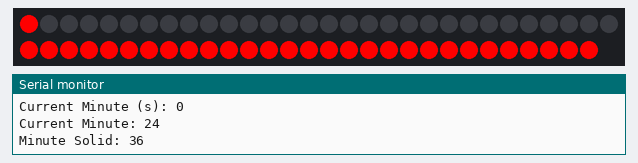
Recording of a sketch running on a simulated Arduino Uno, built with avr-gcc and run on an emulated ATmega328P. Shown: 59 RGB LEDs in strip order, left to right, continuing on the next row, the last lines printed to the serial monitor. The local clock reads 2024-03-15 10:24:30 at power-on unless the sketch sets it.

Above: at 0.16 s.
At 15.3 s:
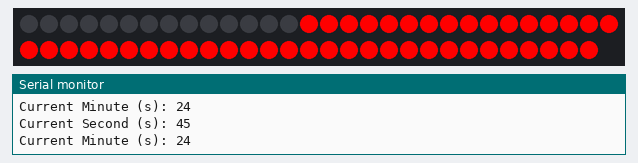
At 29.1 s:
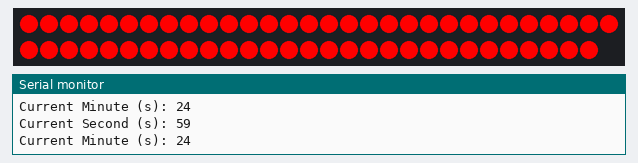
At 38.92 s:
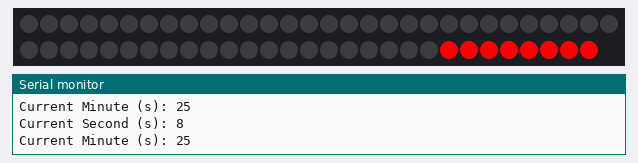

Measured:
- what the display in image 2 shows lasts 1.0 s, from 29.0 s to 30.0 s

The sketch:

leddripclock.ino
```cpp
// Date and time functions using a DS1307 RTC connected via I2C and Wire lib
#include <Wire.h>
#include "RTClib.h"
#include <Adafruit_NeoPixel.h>

RTC_DS1307 rtc;
#define PIN      6
#define N_LEDS  59
Adafruit_NeoPixel strip = Adafruit_NeoPixel(N_LEDS, PIN, NEO_GRB + NEO_KHZ800);

int currentSecond = 0;
int currentMinute = 0;
int currentHour = 0;
int prevSecond = 0;
int prevMinute = 0;
int prevHour = 0;

int secondsDrip = -1;
int minutesDrip = -1;
int hourDrip = -1;

int secondsSolid = N_LEDS + 1;
int minutesSolid = N_LEDS + 1;
int hoursSolid = N_LEDS + 1;

void setup () {
  currentSecond = 0;
  currentMinute = 0;
  currentHour = 0;

  Serial.begin(57600);
  if (! rtc.begin()) {
    Serial.println("Couldn't find RTC");
  }

  if (! rtc.isrunning()) {
    Serial.println("RTC is NOT running!");
    rtc.adjust(DateTime(F(__DATE__), F(__TIME__)));
  } else {
    Serial.println("RTC is ALREADY running!");
  }

  strip.begin();
//  for(int k=0; k<strip.numPixels(); k++) {
//    strip.setPixelColor(k, strip.Color(0, 0, 0));
//  }
//  strip.show();

}

void loop () {
    DateTime now = rtc.now();

    //check for a new second
    currentSecond = now.second();
    if (currentSecond != prevSecond) {
      Serial.print("Current Second (s): ");
      Serial.println(currentSecond);
      Serial.print("Current Minute (s): ");
      Serial.println(currentMinute);
      prevSecond = currentSecond;

      //set up a new drip if it's not 0 seconds
      if  (currentSecond > 0)  {
        secondsDrip = 0;
      }
      secondsSolid = N_LEDS - currentSecond + 1;
    }

    currentMinute = now.minute();
    if (currentMinute != prevMinute) {
      prevMinute = currentMinute;

      //set up a new drip if it's not 0 minutes
      if (currentMinute > 0) {
        minutesDrip = 0;
      }
      minutesSolid = N_LEDS - currentMinute + 1;

      Serial.print("Current Minute: ");
      Serial.println(currentMinute);
      Serial.print("Minute Solid: ");
      Serial.println(minutesSolid);
    }

    for(int k=0; k<strip.numPixels(); k++) {
      int red = 0;
      int blue = 0;
      int green = 0;

      if (k == secondsDrip){
        red = 255;
      }
      if (k >= secondsSolid || (secondsDrip == -1 && (k == secondsSolid - 1))) {
        //red = ((k + 1) % 5 == 0) ? 255 : 20;
        red = 255;
      }

//      if (k == minutesDrip) {
//        blue = 255;
//      }
//      if (k >= minutesSolid || (minutesDrip == -1 && (k == minutesSolid - 1))) {
//        //blue = ((k + 1) % 5 == 0) ? 255 : 20;
//        blue = 255;
//      }

      strip.setPixelColor(k, strip.Color(red, green, blue));
    }

    strip.show();

    if (secondsDrip != -1 && secondsDrip < (secondsSolid - 1)) {
      secondsDrip++;
    }
    if (secondsDrip == (secondsSolid - 1)) {
      secondsDrip = -1;
    }

//    if (minutesDrip != 1 && minutesDrip < (minutesSolid - 1)) {
//      minutesDrip++;
//    }
//    if (minutesDrip == (minutesSolid - 1)) {
//      minutesDrip = -1;
//    }


    delay(10);
}
```
